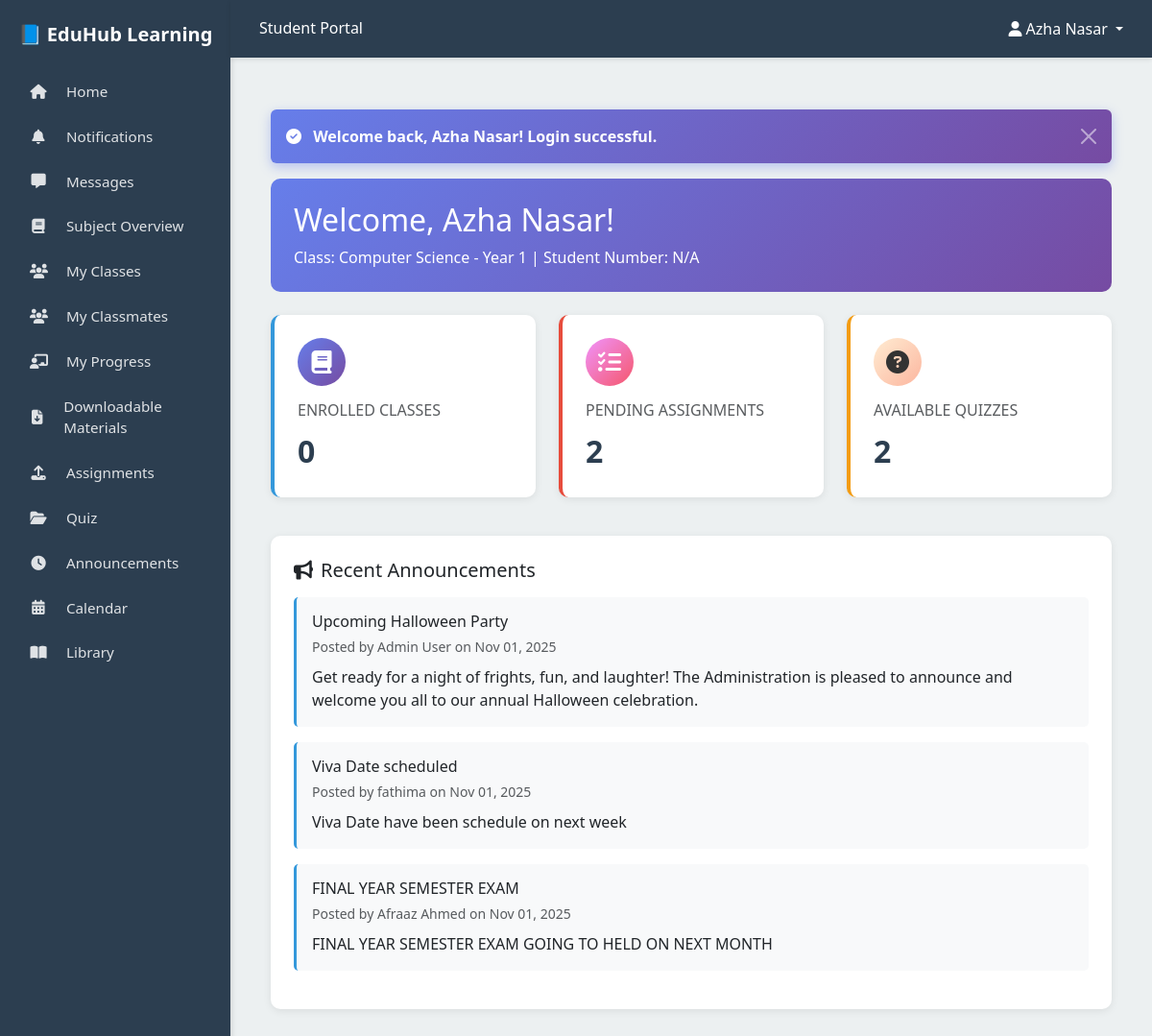
/student_Dashboard.php (signed in), run on the app's committed database.
### tables this page shows
CREATE TABLE `student` (
  `student_id` int(11) NOT NULL,
  `user_id` int(11) NOT NULL,
  `name` varchar(100) NOT NULL,
  `email` varchar(100) NOT NULL,
  `password` varchar(255) NOT NULL,
  `class_id` int(11) NOT NULL,
  `student_number` varchar(20) DEFAULT NULL,
  `phone` varchar(20) DEFAULT NULL,
  `address` text DEFAULT NULL,
  `date_of_birth` date DEFAULT NULL,
  `enrollment_date` date DEFAULT curdate(),
  `profile_image` varchar(255) DEFAULT NULL,
  `created_at` timestamp NOT NULL DEFAULT current_timestamp(),
  `updated_at` timestamp NOT NULL DEFAULT current_timestamp() ON UPDATE current_timestamp(),
  `status` enum('Active','Suspended') NOT NULL DEFAULT 'Active'
);

CREATE TABLE `class` (
  `class_id` int(11) NOT NULL,
  `class_name` varchar(100) NOT NULL
);

CREATE TABLE `announcements` (
  `id` int(11) NOT NULL,
  `title` varchar(255) NOT NULL,
  `message` text NOT NULL,
  `poster` varchar(255) DEFAULT NULL,
  `posted_by` int(11) NOT NULL,
  `role` enum('teacher','admin','student') NOT NULL DEFAULT 'teacher',
  `created_at` datetime NOT NULL DEFAULT current_timestamp()
);

CREATE TABLE `users` (
  `user_id` int(11) NOT NULL,
  `username` varchar(100) NOT NULL,
  `email` varchar(100) DEFAULT NULL,
  `password` varchar(100) NOT NULL,
  `firstname` varchar(100) NOT NULL,
  `lastname` varchar(100) NOT NULL,
  `user_type` enum('admin','teacher','student') DEFAULT 'student',
  `created_at` timestamp NOT NULL DEFAULT current_timestamp(),
  `status` enum('active','inactive') DEFAULT 'active'
);

### student_Dashboard.php (the view, shortened to what this page needs)
<?php
include('dbcon.php');
$student_id = $_SESSION['student_id'];
$query = "SELECT s.*, c.class_name
          FROM student s
          LEFT JOIN class c ON s.class_id = c.class_id
          WHERE s.student_id = ?";
$stmt = $conn->prepare($query);
$stmt->bind_param("i", $student_id);
$stmt->execute();
$student_data = $stmt->get_result()->fetch_assoc();
$classes_query = "SELECT COUNT(DISTINCT tc.teacher_class_id) as class_count
                  FROM teacher_class_student tcs
                  JOIN teacher_class tc ON tcs.teacher_class_id = tc.teacher_class_id
                  WHERE tcs.student_id = ? AND tcs.status = 'enrolled'";
$stmt = $conn->prepare($classes_query);
$stmt->bind_param("i", $student_id);
$stmt->execute();
$class_result = $stmt->get_result()->fetch_assoc();
$class_count = $class_result['class_count'];
$assignments_query = "SELECT COUNT(DISTINCT a.assignment_id) as pending_count
                      FROM assignment a
                      JOIN teacher_class tc ON a.class_id = tc.class_id
                      JOIN teacher_class_student tcs ON tc.teacher_class_id = tcs.teacher_class_id
                      LEFT JOIN student_assignment sa ON a.assignment_id = sa.assignment_id AND sa.student_id = ?
                      WHERE tcs.student_id = ? AND sa.student_assignment_id IS NULL";
$stmt = $conn->prepare($assignments_query);
$stmt->bind_param("ii", $student_id, $student_id);
$stmt->execute();
$assignment_result = $stmt->get_result()->fetch_assoc();
$pending_assignments = $assignment_result['pending_count'];
$quiz_query = "SELECT COUNT(DISTINCT cq.class_quiz_id) as quiz_count
               FROM class_quiz cq
               JOIN teacher_class_student tcs ON cq.teacher_class_id = tcs.teacher_class_id
               LEFT JOIN student_class_quiz scq ON cq.class_quiz_id = scq.class_quiz_id AND scq.student_id = ?
               WHERE tcs.student_id = ? AND scq.student_class_quiz_id IS NULL";
$stmt = $conn->prepare($quiz_query);
$stmt->bind_param("ii", $student_id, $student_id);
$stmt->execute();
$quiz_result = $stmt->get_result()->fetch_assoc();
$available_quizzes = $quiz_result['quiz_count'];
$announcements_query = "SELECT a.*, u.firstname, u.lastname
                        FROM announcements a
                        JOIN users u ON a.posted_by = u.user_id
                        ORDER BY a.created_at DESC
                        LIMIT 5";
$announcements = $conn->query($announcements_query);
include('student_layout.php');
?>
<!DOCTYPE html>
<html lang="en">
<head>
    <link href="https://cdn.jsdelivr.net/npm/bootstrap@5.3.0/dist/css/bootstrap.min.css" rel="stylesheet">
    <link href="https://cdnjs.cloudflare.com/ajax/libs/font-awesome/6.5.0/css/all.min.css" rel="stylesheet">
</head>
<body>
<div class="container-fluid mt-4">
    <?php if (isset($_SESSION['login_success'])): ?>
        <div class="alert login-success-alert alert-dismissible fade show" role="alert">
            <i class="fas fa-check-circle me-2"></i>
            <?= htmlspecialchars($_SESSION['login_success']) ?>
            <button type="button" class="btn-close btn-close-white" data-bs-dismiss="alert"></button>
        </div>
    <?php endif; ?>
    <div class="dashboard-header">
        <h2>Welcome, <?= htmlspecialchars($student_data['name']) ?>!</h2>
        <p class="mb-0">Class: <?= htmlspecialchars($student_data['class_name']) ?> | Student Number: <?= htmlspecialchars($student_data['student_number'] ?? 'N/A') ?></p>
    </div>
    <div class="row">
        <div class="col-md-4">
            <div class="stat-card classes">
                <div class="stat-icon">
                    <i class="fas fa-book"></i>
                </div>
                <h6 class="text-muted mb-2">ENROLLED CLASSES</h6>
                <div class="stat-number"><?= $class_count ?></div>
            </div>
        </div>
        <div class="col-md-4">
            <div class="stat-card assignments">
                <div class="stat-icon">
                    <i class="fas fa-tasks"></i>
                </div>
                <h6 class="text-muted mb-2">PENDING ASSIGNMENTS</h6>
                <div class="stat-number"><?= $pending_assignments ?></div>
            </div>
        </div>
        <div class="col-md-4">
            <div class="stat-card quizzes">
                <div class="stat-icon">
                    <i class="fas fa-question-circle"></i>
                </div>
                <h6 class="text-muted mb-2">AVAILABLE QUIZZES</h6>
                <div class="stat-number"><?= $available_quizzes ?></div>
            </div>
        </div>
    </div>
    <div class="row mt-4">
        <div class="col-12">
            <div class="announcement-card">
                <h5 class="mb-3">
                    <i class="fas fa-bullhorn me-2"></i>Recent Announcements
                </h5>
                <?php if ($announcements->num_rows > 0): ?>
                    <?php while($ann = $announcements->fetch_assoc()): ?>
                        <div class="announcement-item">
                            <h6 class="mb-1"><?= htmlspecialchars($ann['title']) ?></h6>
                            <small class="text-muted">
                                Posted by <?= htmlspecialchars($ann['firstname'] . ' ' . $ann['lastname']) ?>
                                on <?= date('M d, Y', strtotime($ann['created_at'])) ?>
                            </small>
                            <p class="mb-0 mt-2"><?= nl2br(htmlspecialchars($ann['message'])) ?></p>
                        </div>
                    <?php endwhile; ?>
                <?php else: ?>
                    <p class="text-muted">No announcements at this time.</p>
                <?php endif; ?>
            </div>
        </div>
    </div>
</div>
</body>
</html>

### student_layout.php (shortened to what this page needs)
<?php
include('dbcon.php');
$student_id = $_SESSION['student_id'] ?? null;
$query = "SELECT name, profile_image FROM student WHERE student_id = ?";
$stmt = $conn->prepare($query);
$stmt->bind_param("i", $student_id);
$stmt->execute();
$result = $stmt->get_result();
$row = $result->fetch_assoc();
$student_name = $row['name'] ?? 'Student';
?>
<!DOCTYPE html>
<html lang="en">
<head>
    <link href="https://cdn.jsdelivr.net/npm/bootstrap@5.3.0/dist/css/bootstrap.min.css" rel="stylesheet">
    <link rel="stylesheet" href="https://cdnjs.cloudflare.com/ajax/libs/font-awesome/6.5.0/css/all.min.css">
</head>
<body>
    <div class="sidebar d-flex flex-column p-2">
        <h5 class="text-center mt-3 mb-4">📘 EduHub Learning</h5>
        <a href="student_Dashboard.php" class="nav-link"><i class="fas fa-home me-2"></i> Home</a>
        <a href="s_notifications.php" class="nav-link"><i class="fas fa-bell me-2"></i> Notifications</a>
        <a href="s_messages.php" class="nav-link"><i class="fas fa-comment-alt me-2"></i> Messages</a>
        <a href="s_subject_overview.php" class="nav-link"><i class="fas fa-book me-2"></i> Subject Overview</a>
        <a href="s_classes.php" class="nav-link"><i class="fas fa-users me-2"></i> My Classes</a>
        <a href="s_classmates.php" class="nav-link"><i class="fas fa-users me-2"></i> My Classmates</a>
        <a href="s_progress.php" class="nav-link"><i class="fas fa-chalkboard-teacher me-2"></i> My Progress</a>
        <a href="s_materials.php" class="nav-link"><i class="fas fa-file-download me-2"></i> Downloadable Materials</a>
        <a href="s_assignments.php" class="nav-link"><i class="fas fa-upload me-2"></i> Assignments</a>
        <a href="s_quiz.php" class="nav-link"><i class="fas fa-folder-open me-2"></i> Quiz</a>
        <a href="s_announcements.php" class="nav-link"><i class="fas fa-clock me-2"></i> Announcements</a>
        <a href="s_calendar.php" class="nav-link"><i class="fas fa-calendar-alt me-2"></i> Calendar</a>
        <a href="library_student.php" class="nav-link"><i class="fas fa-book-open me-2"></i> Library</a>
    </div>
    <div class="topbar">
        <h6 class="mb-0">Student Portal</h6>
        <div class="dropdown">
            <a href="#" class="dropdown-toggle" id="dropdownMenuButton" data-bs-toggle="dropdown" aria-expanded="false">
                <i class="fas fa-user"></i> <?php echo htmlspecialchars($student_name); ?>
            </a>
        </div>
    </div>
    <div class="content">

### student_layout.php (style rules this page uses)
body { font-family: 'Segoe UI', sans-serif; margin: 0; padding: 0; height: 100vh; overflow: hidden; }
.sidebar { position: fixed; top: 0; left: 0; height: 100%; width: 240px; background-color: #2c3e50; color: white; z-index: 50; box-shadow: 2px 0 5px rgba(0,0,0,0.1); padding-top: 60px; }
.sidebar h5 { margin-top: 20px; text-align: center; font-weight: bold; }
.sidebar .nav-link { color: rgba(255,255,255,0.85); padding: 12px 20px; display: flex; align-items: center; gap: 12px; transition: all 0.2s ease; border-left: 3px solid transparent; text-decoration: none; font-size: 0.95rem; }
.sidebar .nav-link i { width: 18px; text-align: center; font-size: 0.95rem; }
.topbar { position: fixed; top: 0; left: 240px; right: 0; height: 60px; background: #2c3e50; color: white; padding: 0 30px; display: flex; justify-content: space-between; align-items: center; z-index: 60; box-shadow: 0 2px 5px rgba(0,0,0,0.1); }
.topbar .dropdown { position: relative; z-index: 70; }
.topbar h6 { margin: 0; font-weight: 500; font-size: 1rem; color: white; }
.content { margin-left: 240px; margin-top: 60px; padding: 30px; height: calc(100vh - 60px); overflow-y: auto; overflow-x: hidden; background-color: #ecf0f1; position: relative; z-index: 1; }
.dropdown-toggle { color: white !important; text-decoration: none; }
.dropdown-toggle::after { display: inline-block; margin-left: 0.5em; vertical-align: middle; }

### student_Dashboard.php (style rules this page uses)
.dashboard-header { background: linear-gradient(135deg, #667eea 0%, #764ba2 100%); color: white; padding: 1.5rem; border-radius: 10px; margin-bottom: 1.5rem; }
.stat-card { background: white; border-radius: 10px; padding: 1.5rem; margin-bottom: 1rem; box-shadow: 0 2px 8px rgba(0,0,0,0.08); transition: transform 0.3s ease; border-left: 4px solid; }
.stat-card.classes { border-left-color: #3498db; }
.stat-card.assignments { border-left-color: #e74c3c; }
.stat-card.quizzes { border-left-color: #f39c12; }
.stat-icon { width: 50px; height: 50px; border-radius: 50%; display: flex; align-items: center; justify-content: center; font-size: 1.5rem; margin-bottom: 1rem; }
.stat-card.classes .stat-icon { background: linear-gradient(135deg, #667eea 0%, #764ba2 100%); color: white; }
.stat-card.assignments .stat-icon { background: linear-gradient(135deg, #f093fb 0%, #f5576c 100%); color: white; }
.stat-card.quizzes .stat-icon { background: linear-gradient(135deg, #ffecd2 0%, #fcb69f 100%); color: #333; }
.stat-number { font-size: 2rem; font-weight: 700; color: #2c3e50; }
.announcement-card { background: white; border-radius: 10px; padding: 1.5rem; box-shadow: 0 2px 8px rgba(0,0,0,0.08); }
.announcement-item { padding: 1rem; border-left: 3px solid #3498db; background: #f8f9fa; border-radius: 5px; margin-bottom: 1rem; }
.login-success-alert { animation: slideInDown 0.5s ease-out; background: linear-gradient(135deg, #667eea 0%, #764ba2 100%); border: none; color: white; font-weight: 600; box-shadow: 0 4px 12px rgba(102, 126, 234, 0.4); }

### data on the page
student: name "Azha Nasar", class.class_name "Computer Science - Year 1", student_number "N/A"
announcements: title "Upcoming Halloween Party", users.firstname+lastname "Admin User", created_at "Nov 01, 2025", message "Get ready for a night of frights, fun, and laughter! The Administration is pleased to announce and welcome you all to our annual Halloween celebration."
announcements: title "Viva Date scheduled", users.firstname+lastname "fathima", created_at "Nov 01, 2025", message "Viva Date have been schedule on next week"
announcements: title "FINAL YEAR SEMESTER EXAM", users.firstname+lastname "Afraaz Ahmed", created_at "Nov 01, 2025", message "FINAL YEAR SEMESTER EXAM GOING TO HELD ON NEXT MONTH"

### other printed values
$_SESSION['login_success'] "Welcome back, Azha Nasar! Login successful."
$class_count "0"
$pending_assignments "2"
$available_quizzes "2"
